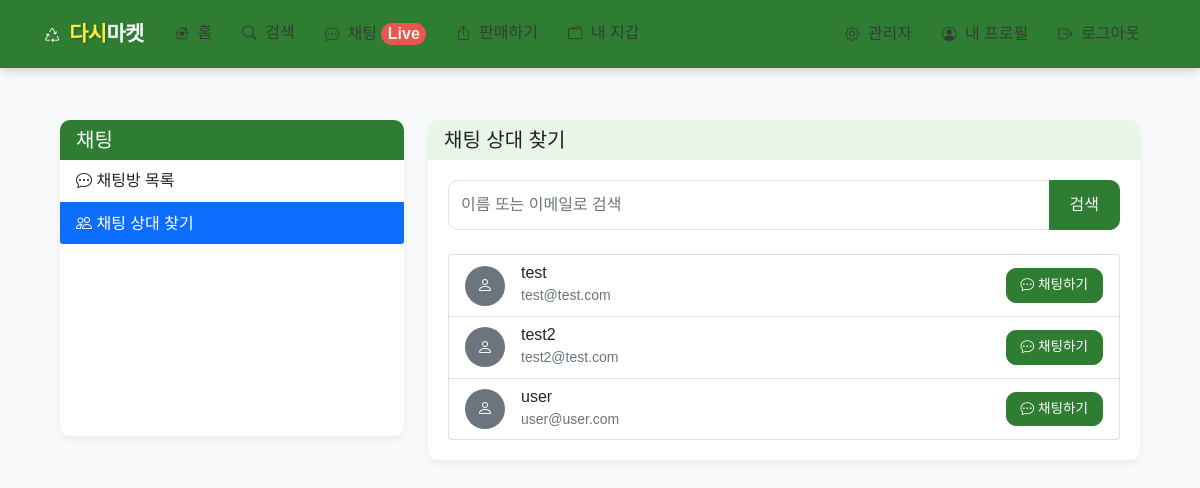
/chat/users (signed in), run on the app's committed database.
### app/models.py (models this page shows, shortened)
class User(UserMixin, db.Model):
    __tablename__ = 'users'
    id = db.Column(db.Integer, primary_key=True)
    email = db.Column(db.String(120), unique=True, nullable=False)
    password_hash = db.Column(db.String(256), nullable=False)
    username = db.Column(db.String(64), nullable=False)
    profile_image = db.Column(db.String(120), nullable=True)
    created_at = db.Column(db.DateTime, default=datetime.utcnow)
    is_admin = db.Column(db.Boolean, default=False)
    is_active = db.Column(db.Boolean, default=True)
    bank_name = db.Column(db.String(50), nullable=True)
    account_number = db.Column(db.String(30), nullable=True)
    products = db.relationship('Product', backref='seller', lazy='dynamic')
    wallet = db.relationship('Wallet', backref='user', uselist=False)

### app/chat/routes.py (the view)
@bp.route('/users', methods=['GET'])
@login_required
def user_list():
    search_query = request.args.get('q', '')
    if search_query:
        users = User.query.filter(
            User.id != current_user.id,  # 자기 자신 제외
            User.is_active == True,      # 활성 사용자만
            (User.username.ilike(f'%{search_query}%') | User.email.ilike(f'%{search_query}%'))
        ).order_by(User.username).all()
    else:
        users = User.query.filter(
            User.id != current_user.id,  # 자기 자신 제외
            User.is_active == True       # 활성 사용자만
        ).order_by(User.username).all()
    return render_template(
        'chat/user_list.html',
        title='채팅 상대 선택',
        users=users,
        search_query=search_query
    )

### app/models.py (called while the page is built)
@login_manager.user_loader
def load_user(id):
    return User.query.get(int(id))

### app/templates/chat/user_list.html (shortened to what this page needs)
{% extends 'base.html' %}
{% block content %}
<div class="container py-4">
    <div class="row">
        <div class="col-md-4 mb-4">
            <div class="card">
                <div class="card-header bg-primary text-white">
                    <h5 class="mb-0">채팅</h5>
                </div>
                <div class="list-group list-group-flush">
                    <a href="{{ url_for('chat.index') }}" class="list-group-item list-group-item-action">
                        <i class="bi bi-chat-dots"></i> 채팅방 목록
                    </a>
                    <a href="{{ url_for('chat.user_list') }}" class="list-group-item list-group-item-action active">
                        <i class="bi bi-people"></i> 채팅 상대 찾기
                    </a>
                </div>
            </div>
        </div>
        <div class="col-md-8">
            <div class="card">
                <div class="card-header">
                    <h5 class="mb-0">채팅 상대 찾기</h5>
                </div>
                <div class="card-body">
                    <form action="{{ url_for('chat.user_list') }}" method="get" class="mb-4">
                        <div class="input-group mb-3">
                            <input type="text" class="form-control" placeholder="이름 또는 이메일로 검색"
                                   name="q" value="{{ search_query }}">
                            <button class="btn btn-primary" type="submit">검색</button>
                        </div>
                    </form>
                    {% if users %}
                        <div class="list-group">
                            {% for user in users %}
                                <div class="list-group-item">
                                    <div class="d-flex justify-content-between align-items-center">
                                        <div class="d-flex align-items-center">
                                            {% if user.profile_image %}
                                                <img src="{{ url_for('static', filename='uploads/' + user.profile_image) }}"
                                                     alt="{{ user.username }}"
                                                     class="rounded-circle me-3"
                                                     style="width: 40px; height: 40px; object-fit: cover;">
                                            {% else %}
                                                <div class="rounded-circle bg-secondary text-white d-flex align-items-center justify-content-center me-3"
                                                     style="width: 40px; height: 40px;">
                                                    <i class="bi bi-person"></i>
                                                </div>
                                            {% endif %}
                                            <div>
                                                <h6 class="mb-0">{{ user.username }}</h6>
                                                <small class="text-muted">{{ user.email }}</small>
                                            </div>
                                        </div>
                                        <a href="{{ url_for('chat.create_private_chat', user_id=user.id) }}" class="btn btn-sm btn-primary">
                                            <i class="bi bi-chat-dots"></i> 채팅하기
                                        </a>
                                    </div>
                                </div>
                            {% endfor %}
                        </div>
                    {% endif %}
                </div>
            </div>
        </div>
    </div>
</div>
{% endblock %}

### app/static/css/style.css (style rules this page uses)
:root { --primary-color: #FF7E36; --secondary-color: #56C4C5; --accent-color: #3A86FF; --light-color: #FFF8F0; --dark-color: #363636; --gray-color: #f8f9fa; --border-radius: 10px; --box-shadow: 0 4px 12px rgba(0, 0, 0, 0.08); }
body { font-family: 'Pretendard', 'Noto Sans KR', -apple-system, BlinkMacSystemFont, sans-serif; background-color: var(--light-color); color: var(--dark-color); line-height: 1.6; padding-bottom: 0; }
.btn { border-radius: var(--border-radius); font-weight: 500; padding: 10px 20px; transition: all 0.2s ease; }
.btn-primary { background-color: var(--primary-color) !important; border-color: var(--primary-color) !important; }
.btn-sm { padding: 6px 14px; font-size: 0.85rem; }
.container { padding: 20px 15px; }
.card { border-radius: var(--border-radius); border: none; box-shadow: var(--box-shadow); transition: transform 0.3s ease, box-shadow 0.3s ease; overflow: hidden; height: 100%; background-color: white; }
.card-body { padding: 1.25rem; }
.form-control, .form-select { border-radius: var(--border-radius); padding: 12px; border: 1px solid #e0e0e0; transition: all 0.2s ease; }

### app/templates/base.html (style rules this page uses)
:root { --primary-color: #2E7D32; --secondary-color: #1B5E20; --accent-color: #FF5252; --accent-color-dark: #D32F2F; --background-color: #F8F9FA; --light-accent: #E8F5E9; --text-color: #212121; --light-text: #FFFFFF; --border-radius: 10px; }
body { font-family: 'Pretendard', 'Noto Sans KR', sans-serif; background-color: var(--background-color); color: var(--text-color); }
.btn-primary { background-color: var(--primary-color); border-color: var(--primary-color); color: var(--light-text); }
.card { border-radius: var(--border-radius); box-shadow: 0 4px 8px rgba(0, 0, 0, 0.05); border: none; }
.card-header { background-color: var(--light-accent); border-bottom: none; font-weight: 600; }
.bg-primary { background-color: var(--primary-color) !important; }

### data on the page
User: username "test", email "test@test.com"
User: username "test2", email "test2@test.com"
User: username "user", email "user@user.com"
